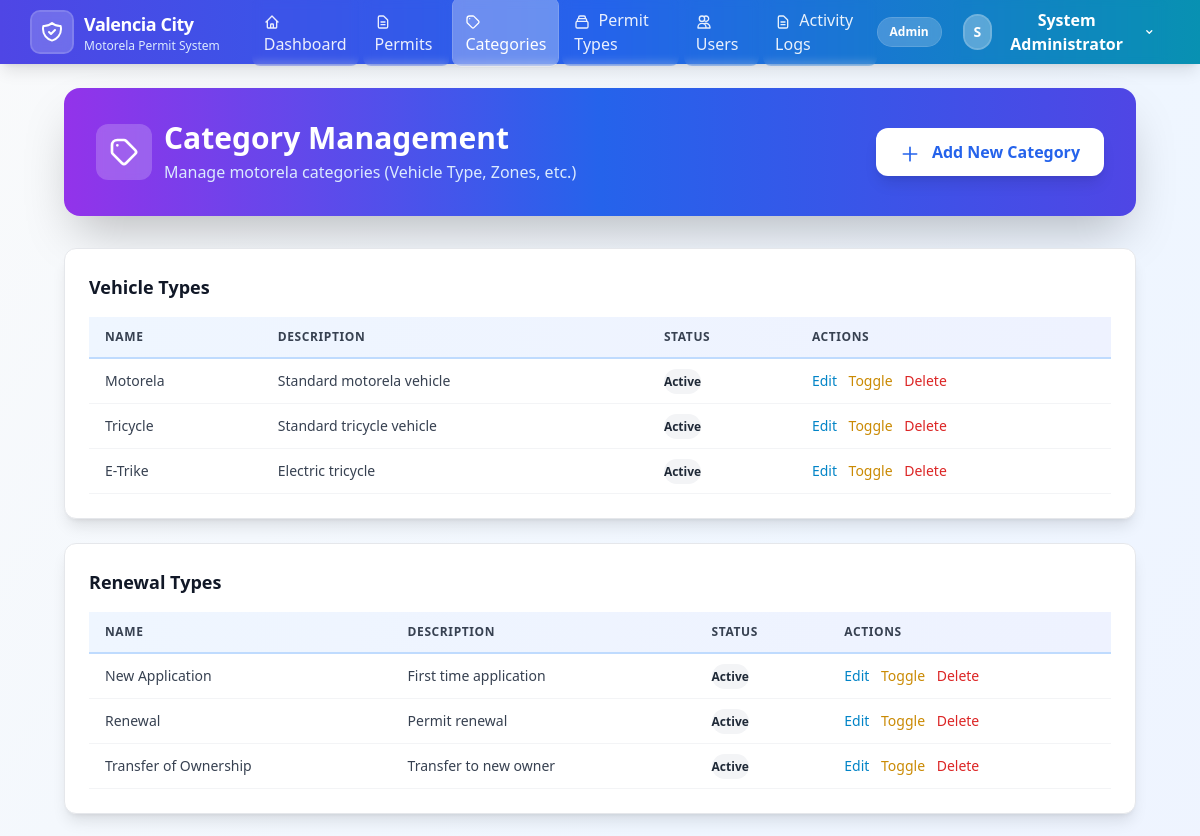
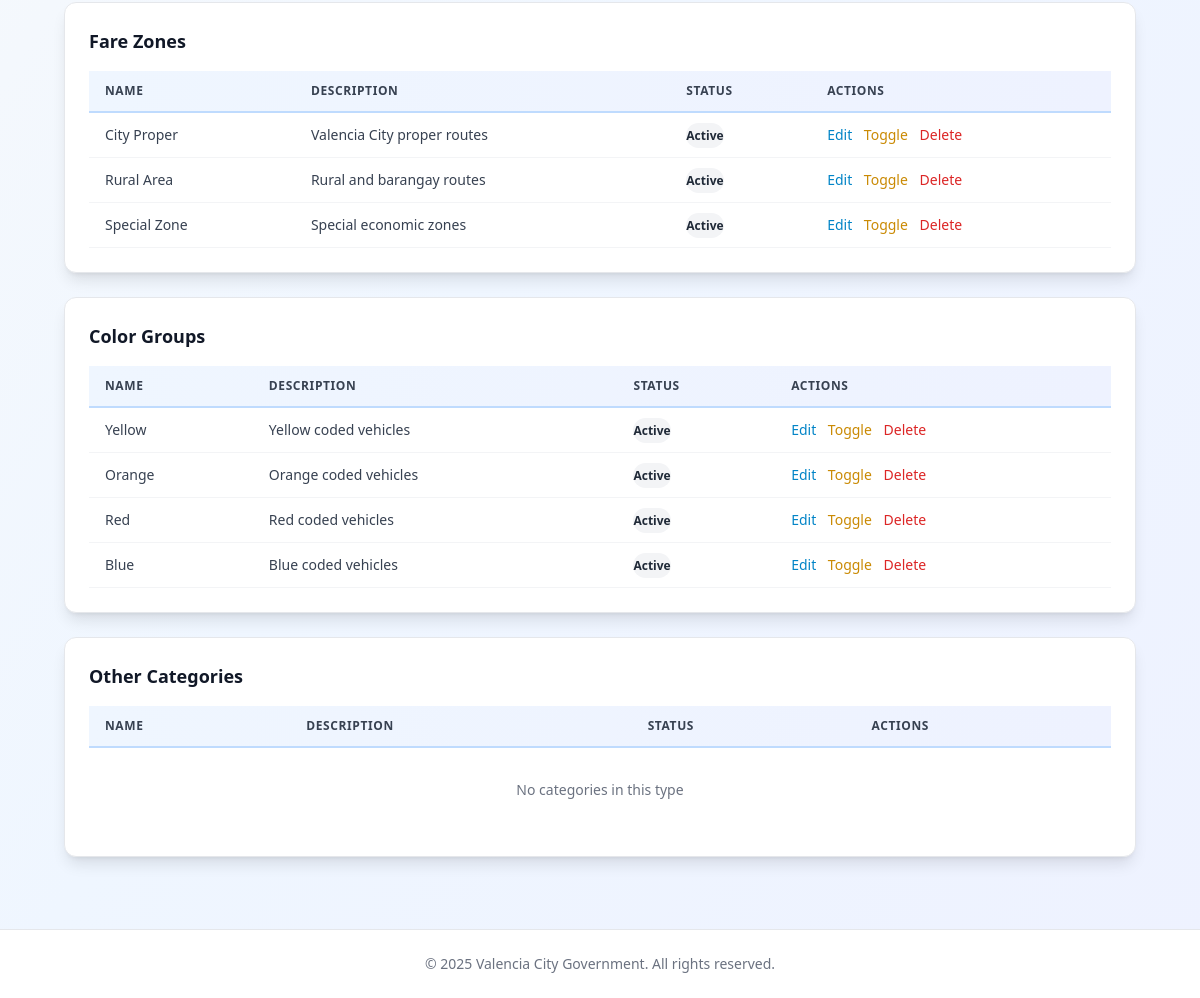
The page /public/admin/categories.php (signed in) on the database its author committed (2 pictures, top to bottom).
### tables this page shows
CREATE TABLE IF NOT EXISTS categories (
    id INT AUTO_INCREMENT PRIMARY KEY,
    name VARCHAR(100) NOT NULL,
    description TEXT,
    type ENUM('vehicle_type', 'renewal_type', 'fare_zone', 'color_group', 'other') DEFAULT 'other',
    status ENUM('active', 'inactive') DEFAULT 'active',
    created_at TIMESTAMP DEFAULT CURRENT_TIMESTAMP,
    updated_at TIMESTAMP DEFAULT CURRENT_TIMESTAMP ON UPDATE CURRENT_TIMESTAMP,
    INDEX idx_type (type)
);

### app/config/db.php (called while the page is built, shortened)
<?php
class Database {
    private static $instance = null;
    private $conn;
    private function connect() {
        try {
            $envFile = __DIR__ . '/../../.env';
            $host = $_ENV['DB_HOST'] ?? 'localhost';
            $dbname = $_ENV['DB_NAME'] ?? 'motorela_permit_db';
            $username = $_ENV['DB_USER'] ?? 'root';
            $password = $_ENV['DB_PASS'] ?? '';
            $this->conn = new PDO(
                "mysql:host=$host;dbname=$dbname;charset=utf8mb4",
                $username,
                $password,
                [
                    PDO::ATTR_ERRMODE => PDO::ERRMODE_EXCEPTION,
                    PDO::ATTR_DEFAULT_FETCH_MODE => PDO::FETCH_ASSOC,
                    PDO::ATTR_EMULATE_PREPARES => false
                ]
            );
        } catch (PDOException $e) {
            die("Database connection failed: " . $e->getMessage());
        }
    }
    public static function getInstance() {
        if (self::$instance === null) {
            self::$instance = new self();
        }
        return self::$instance;
    }
    public function getConnection() {
        return $this->conn;
    }
}

### app/core/model.php (called while the page is built, shortened)
<?php
require_once __DIR__ . '/../config/db.php';
class Model {
    protected $db;
    protected $table;
    public function __construct() {
        $this->db = Database::getInstance()->getConnection();
    }
    public function all() {
        $stmt = $this->db->query("SELECT * FROM {$this->table}");
        return $stmt->fetchAll();
    }
}

### app/models/Category.php (called while the page is built, shortened)
<?php
require_once __DIR__ . '/../core/model.php';
class Category extends Model {
    public function getAllGroupedByType() {
        $categories = $this->all();
        $grouped = [];
        foreach ($categories as $category) {
            $type = $category['type'];
            if (!isset($grouped[$type])) {
                $grouped[$type] = [];
            }
            $grouped[$type][] = $category;
        }
        return $grouped;
    }
}

### public/admin/categories.php (the view, shortened to what this page needs)
<?php
require_once __DIR__ . '/../../app/helpers/helper.php';
require_once __DIR__ . '/../../app/models/Category.php';
$categoryModel = new Category();
$groupedCategories = $categoryModel->getAllGroupedByType();
require_once __DIR__ . '/../../resources/views/layouts/header.php';
?>
<div class="px-4 sm:px-6 lg:px-8 animate-fade-in">
    <div class="bg-gradient-to-r from-purple-600 via-blue-600 to-indigo-600 rounded-2xl p-8 shadow-2xl mb-8 animate-scale-in">
        <div class="sm:flex sm:items-center sm:justify-between">
            <div>
                <div class="flex items-center space-x-3">
                    <div class="bg-white/20 backdrop-blur-sm p-3 rounded-xl">
                        <svg class="w-8 h-8 text-white" fill="none" stroke="currentColor" viewBox="0 0 24 24">
                            <path stroke-linecap="round" stroke-linejoin="round" stroke-width="2" d="M7 7h.01M7 3h5c.512 0 1.024.195 1.414.586l7 7a2 2 0 010 2.828l-7 7a2 2 0 01-2.828 0l-7-7A1.994 1.994 0 013 12V7a4 4 0 014-4z" />
                        </svg>
                    </div>
                    <div>
                        <h1 class="text-3xl font-bold text-white">Category Management</h1>
                        <p class="mt-1 text-blue-100">Manage motorela categories (Vehicle Type, Zones, etc.)</p>
                    </div>
                </div>
            </div>
            <button onclick="openModal('createModal')" class="mt-4 sm:mt-0 bg-white text-blue-600 hover:bg-blue-50 px-6 py-3 rounded-xl font-semibold shadow-lg hover:shadow-xl transition-all duration-200 transform hover:-translate-y-0.5">
                <svg class="w-5 h-5 inline-block mr-2" fill="none" stroke="currentColor" viewBox="0 0 24 24">
                    <path stroke-linecap="round" stroke-linejoin="round" stroke-width="2" d="M12 4v16m8-8H4" />
                </svg>
                Add New Category
            </button>
        </div>
    </div>
    <div class="mt-8 space-y-6">
        <?php
        $typeLabels = [
            'vehicle_type' => 'Vehicle Types',
            'renewal_type' => 'Renewal Types',
            'fare_zone' => 'Fare Zones',
            'color_group' => 'Color Groups',
            'other' => 'Other Categories'
        ];
        foreach ($typeLabels as $type => $label):
            $categories = $groupedCategories[$type] ?? [];
        ?>
        <div class="card">
            <h2 class="text-lg font-semibold text-gray-900 mb-4"><?= $label ?></h2>
            <div class="overflow-x-auto">
                <table class="table">
                    <thead class="table-header">
                        <tr>
                            <th class="px-4 py-3 text-left">Name</th>
                            <th class="px-4 py-3 text-left">Description</th>
                            <th class="px-4 py-3 text-left">Status</th>
                            <th class="px-4 py-3 text-left">Actions</th>
                        </tr>
                    </thead>
                    <tbody>
                        <?php if (empty($categories)): ?>
                        <tr>
                            <td colspan="4" class="px-4 py-8 text-center text-gray-500">No categories in this type</td>
                        </tr>
                        <?php else: ?>
                        <?php foreach ($categories as $cat): ?>
                        <tr class="table-row">
                            <td class="px-4 py-3 font-medium"><?= escape($cat['name']) ?></td>
                            <td class="px-4 py-3"><?= escape($cat['description']) ?></td>
                            <td class="px-4 py-3"><?= getStatusBadge($cat['status']) ?></td>
                            <td class="px-4 py-3 space-x-2">
                                <button onclick='editCategory(<?= json_encode($cat) ?>)' class="text-primary-600 hover:text-primary-900">Edit</button>
                                <a href="?toggle=<?= $cat['id'] ?>" class="text-yellow-600 hover:text-yellow-900">Toggle</a>
                                <a href="?delete=<?= $cat['id'] ?>" onclick="return confirm('Delete this category?')" class="text-red-600 hover:text-red-900">Delete</a>
                            </td>
                        </tr>
                        <?php endforeach; ?>
                        <?php endif; ?>
                    </tbody>
                </table>
            </div>
        </div>
        <?php endforeach; ?>
    </div>
</div>
<?php require_once __DIR__ . '/../../resources/views/layouts/footer.php'; ?>

### app/helpers/helper.php (shortened to what this page needs)
<?php
function escape($string) {
    return htmlspecialchars($string, ENT_QUOTES, 'UTF-8');
}
function getStatusBadge($status) {
    $badges = [
        'pending' => '<span class="inline-flex items-center px-2.5 py-1 text-xs font-semibold rounded-full bg-yellow-100 text-yellow-800 border border-yellow-200">Pending</span>',
        'approved' => '<span class="inline-flex items-center px-2.5 py-1 text-xs font-semibold rounded-full bg-green-100 text-green-800 border border-green-200">Approved</span>',
        'rejected' => '<span class="inline-flex items-center px-2.5 py-1 text-xs font-semibold rounded-full bg-red-100 text-red-800 border border-red-200">Rejected</span>',
        'expired' => '<span class="inline-flex items-center px-2.5 py-1 text-xs font-semibold rounded-full bg-gray-100 text-gray-800 border border-gray-200">Expired</span>',
        'active' => '<span class="inline-flex items-center px-2.5 py-1 text-xs font-semibold rounded-full bg-green-100 text-green-800 border border-green-200">Active</span>',
        'inactive' => '<span class="inline-flex items-center px-2.5 py-1 text-xs font-semibold rounded-full bg-gray-100 text-gray-800 border border-gray-200">Inactive</span>',
        'paid' => '<span class="inline-flex items-center px-2.5 py-1 text-xs font-semibold rounded-full bg-green-100 text-green-800 border border-green-200">Paid</span>',
        'unpaid' => '<span class="inline-flex items-center px-2.5 py-1 text-xs font-semibold rounded-full bg-red-100 text-red-800 border border-red-200">Unpaid</span>',
        'partial' => '<span class="inline-flex items-center px-2.5 py-1 text-xs font-semibold rounded-full bg-yellow-100 text-yellow-800 border border-yellow-200">Partial</span>',
    ];
    return $badges[$status] ?? '<span class="px-2.5 py-1 text-xs font-semibold rounded-full bg-gray-100 text-gray-800">' . ucfirst($status) . '</span>';
}

### rows shown on the page
categories: name "Motorela", description "Standard motorela vehicle", status "Active"
categories: name "Tricycle", description "Standard tricycle vehicle", status "Active"
categories: name "E-Trike", description "Electric tricycle", status "Active"
categories: name "New Application", description "First time application", status "Active"
categories: name "Renewal", description "Permit renewal", status "Active"
categories: name "Transfer of Ownership", description "Transfer to new owner", status "Active"
categories: name "City Proper", description "Valencia City proper routes", status "Active"
categories: name "Rural Area", description "Rural and barangay routes", status "Active"
categories: name "Special Zone", description "Special economic zones", status "Active"
categories: name "Yellow", description "Yellow coded vehicles", status "Active"
categories: name "Orange", description "Orange coded vehicles", status "Active"
categories: name "Red", description "Red coded vehicles", status "Active"
categories: name "Blue", description "Blue coded vehicles", status "Active"

### other values the page prints
Session::getUserRole() "Admin"
substr(Session::getUserName(), 0, 1) "S"
Session::getUserName() "System Administrator"
$label "Vehicle Types"
$label "Renewal Types"
$label "Fare Zones"
$label "Color Groups"
$label "Other Categories"
